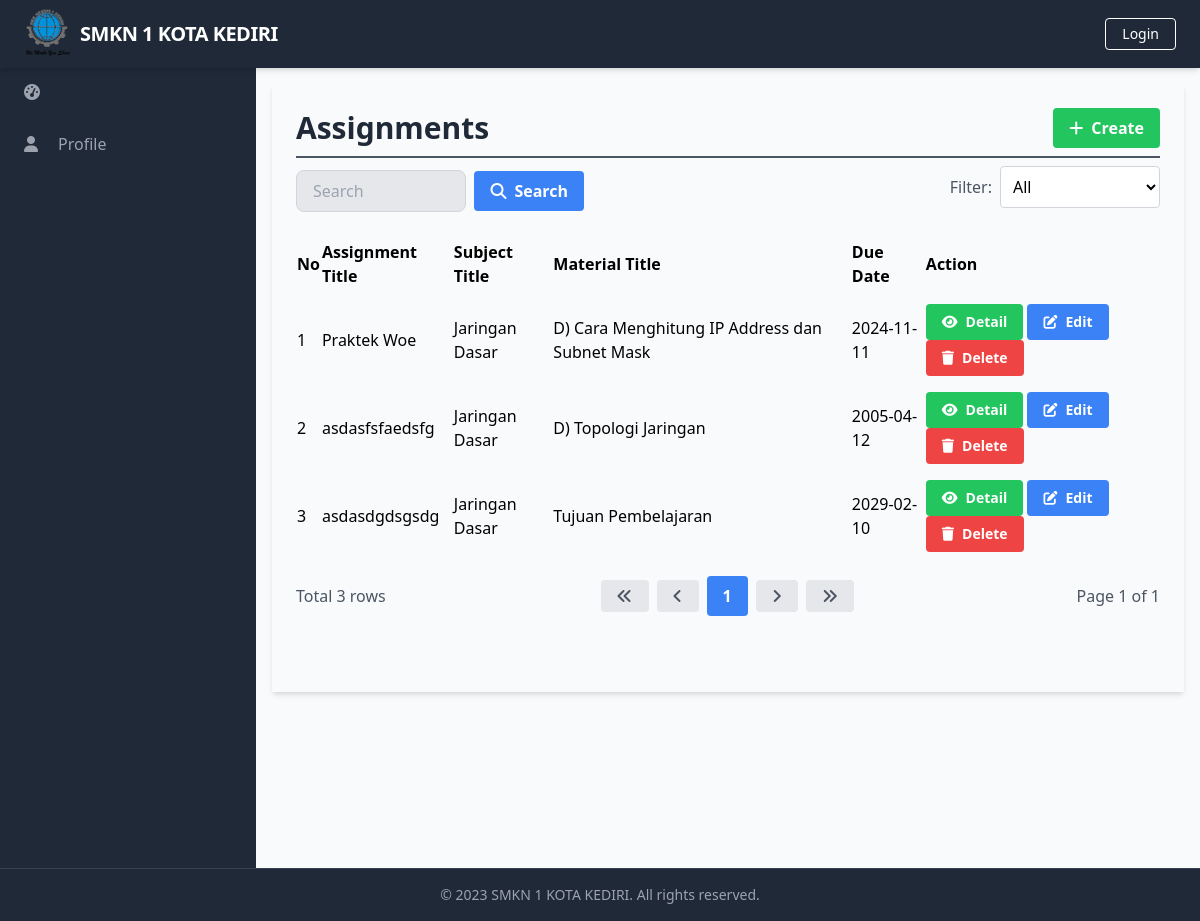
The page /manage_assignments/manage_assignments_list.php on the database as committed earlier.
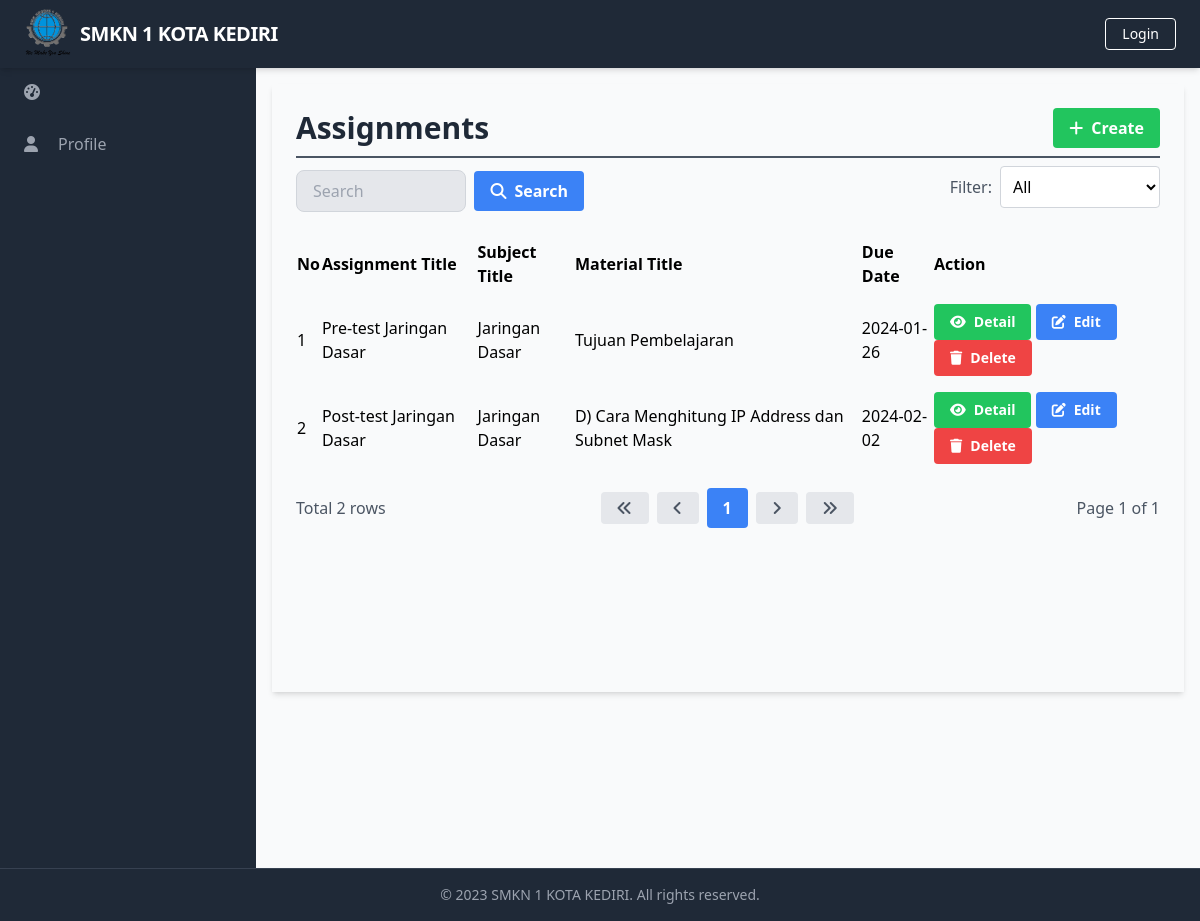
The same page on the database as committed later.
### tables this page shows
CREATE TABLE `Assignments` (
  `AssignmentID` int(11) NOT NULL,
  `SubjectID` int(11) DEFAULT NULL,
  `MaterialID` int(11) DEFAULT NULL,
  `Title` varchar(255) NOT NULL,
  `Description` text DEFAULT NULL,
  `DueDate` date DEFAULT NULL,
  `AssignedDate` timestamp NOT NULL DEFAULT current_timestamp(),
  `PriorityLevel` int(11) DEFAULT NULL,
  `Status` varchar(20) DEFAULT NULL
);

CREATE TABLE `Subjects` (
  `SubjectID` int(11) NOT NULL,
  `SubjectName` varchar(255) DEFAULT NULL,
  `DifficultyLevel` varchar(50) DEFAULT NULL,
  `TeachingMethod` varchar(100) DEFAULT NULL,
  `LearningObjective` text DEFAULT NULL,
  `DurationHours` int(11) DEFAULT NULL,
  `CurriculumFramework` varchar(100) DEFAULT NULL,
  `AssessmentMethod` varchar(100) DEFAULT NULL,
  `StudentEngagement` varchar(100) DEFAULT NULL,
  `TeacherID` int(11) DEFAULT NULL
);

CREATE TABLE `Materials` (
  `MaterialID` int(11) NOT NULL,
  `SubjectID` int(11) DEFAULT NULL,
  `TitleMaterial` varchar(255) DEFAULT NULL,
  `Type` varchar(50) DEFAULT NULL,
  `Content` longtext DEFAULT NULL,
  `Link` varchar(255) DEFAULT NULL,
  `Sequence` int(11) DEFAULT NULL
);

### database/connection.php (called while the page is built, shortened)
<?php
$baseUrl = "http://localhost/final_project_aziz_2023/";
$baseTitle = "SMKN 1 KOTA KEDIRI";
$baseLogoUrl = "http://localhost/final_project_aziz_2023/static/logo.png";

### public/manage_assignments/manage_assignments_list.php (the view, shortened to what this page needs)
<?php
require_once('../../database/connection.php');
?>
<?php include_once('../components/header.php'); ?>
<div class="h-screen flex flex-col">
  <?php include('../components/navbar.php'); ?>
  <div class="flex-grow bg-gray-50 flex flex-row shadow-md">
    <?php include('../components/sidebar.php'); ?>
    <main class="bg-gray-50 flex flex-col flex-1 overflow-y-scroll h-screen flex-shrink-0 sc-hide pb-40">
      <div class="flex items-start justify-start p-6 shadow-md m-4 flex-1 flex-col">
        <div class="flex flex-row justify-between items-center w-full border-b-2 border-gray-600 mb-2 pb-2">
          <h1 class="text-3xl text-gray-800 font-semibold w-full">Assignments</h1>
          <div class="flex flex-row justify-end items-center">
            <a href="<?php echo $baseUrl; ?>public/manage_assignments/manage_assignments_create.php" class="bg-green-500 hover-bg-green-700 text-white font-bold py-2 px-4 rounded inline-flex items-center">
              <i class="fas fa-plus mr-2"></i>
              <span>Create</span>
            </a>
          </div>
        </div>
        <div class="flex flex-col w-full">
          <div class="flex flex-row justify-between items-center w-full mb-2 pb-2">
            <form class="flex items-center justify-end space-x-2 w-1/2">
                <input type="text" name="search" class="bg-gray-200 focus-bg-white focus-outline-none border border-gray-300 rounded-lg py-2 px-4 block w-full appearance-none leading-normal" placeholder="Search" value="<?php echo isset($_GET['search']) ? $_GET['search'] : ''; ?>">
                <button type="submit" class="bg-blue-500 hover-bg-blue-700 text-white font-bold py-2 px-4 rounded space-x-2 inline-flex items-center">
                    <i class="fas fa-search"></i>
                    <span>Search</span>
                </button>
            </form>
            <div class="flex flex-row justify-end items-center w-full mb-2 space-x-2">
                <label class="text-gray-600">Filter:</label>
                <select id="priorityLevelFilter" class="bg-white border border-gray-300 p-2 rounded">
                    <option value="">All</option>
                </select>
            </div>
          </div>
          <table class="min-w-full">
            <thead>
              <tr>
                <th class="text-left py-2">No</th>
                <th class="text-left py-2">Assignment Title</th>
                <th class="text-left py-2">Subject Title</th>
                <th class="text-left py-2">Material Title</th>
                <th class="text-left py-2">Due Date</th>
                <th class="text-left py-2">Action</th>
              </tr>
            </thead>
            <tbody>
              <?php
              $searchTerm = isset($_GET['search']) ? $_GET['search'] : '';
              $page = isset($_GET['page']) ? $_GET['page'] : 1;
            $condition = "";
            $query = "SELECT Assignments.*, Materials.TitleMaterial, Subjects.SubjectName FROM Assignments
                        INNER JOIN Materials ON Assignments.MaterialID = Materials.MaterialID
                        LEFT JOIN Subjects ON Assignments.SubjectID = Subjects.SubjectID
                        WHERE 1 $condition
                        LIMIT 15 OFFSET " . ($page - 1) * 15;
              $result = $conn->query($query);
              $queryCount = "SELECT COUNT(*) AS count FROM Assignments
                INNER JOIN Materials ON Assignments.MaterialID = Materials.MaterialID
                LEFT JOIN Subjects ON Assignments.SubjectID = Subjects.SubjectID
                WHERE 1 $condition";
              $resultCount = $conn->query($queryCount);
              $rowCount = $resultCount->fetch_assoc()['count'];
              $totalPage = ceil($rowCount / 15);
              $no = 1;
              while ($row = $result->fetch_assoc()) {
              ?>
                <tr>
                  <td class="py-2"><?php echo $no++; ?></td>
                  <td class="py-2"><?php echo $row['Title']; ?></td>
                  <td class="py-2"><?php echo $row['SubjectName']; ?></td>
                  <td class="py-2"><?php echo $row['TitleMaterial']; ?></td>
                  <td class="py-2"><?php echo date('Y-m-d', strtotime($row['DueDate'])); ?></td>
                  <td class='py-2'>
                    <a href="<?php echo $baseUrl; ?>public/manage_assignments/manage_assignments_detail.php?id=<?php echo $row['AssignmentID'] ?>" class='bg-green-500 hover-bg-green-700 text-white font-bold py-2 px-4 rounded inline-flex items-center text-sm'>
                        <i class='fas fa-eye mr-2'></i>
                        <span>Detail</span>
                    </a>
                    <a href="<?php echo $baseUrl; ?>public/manage_assignments/manage_assignments_update.php?id=<?php echo $row['AssignmentID'] ?>" class='bg-blue-500 hover-bg-blue-700 text-white font-bold py-2 px-4 rounded inline-flex items-center text-sm'>
                        <i class='fas fa-edit mr-2'></i>
                        <span>Edit</span>
                    </a>
                    <a href="#" onclick="confirmDelete(<?php echo $row['AssignmentID']; ?>)" class='bg-red-500 hover-bg-red-700 text-white font-bold py-2 px-4 rounded inline-flex items-center text-sm'>
                        <i class='fas fa-trash mr-2'></i>
                        <span>Delete</span>
                    </a>
                  </td>
                </tr>
              <?php
              }
              ?>
            </tbody>
          </table>
          <div class="flex flex-row justify-between items-center w-full mt-4">
            <div class="flex flex-row justify-start items-center">
                <span class="text-gray-600">Total <?php echo $rowCount; ?> rows</span>
            </div>
            <div class="flex flex-row justify-end items-center space-x-2">
                <a href="?page=1&search=<?php echo $searchTerm; ?>" class="bg-gray-200 hover-bg-gray-300 text-gray-600 font-bold py-2 px-4 rounded inline-flex items-center">
                    <i class="fas fa-angle-double-left"></i>
                </a>
                <a href="?page=<?php if ($page == 1) {
                                echo $page;
                            } else {
                                echo $page - 1;
                            } ?>&search=<?php echo $searchTerm; ?>" class="bg-gray-200 hover-bg-gray-300 text-gray-600 font-bold py-2 px-4 rounded inline-flex items-center">
                    <i class="fas fa-angle-left"></i>
                </a>
                <?php
                $startPage = $page - 2;
                $endPage = $page + 2;
                if ($startPage < 1) {
                    $endPage += abs($startPage) + 1;
                    $startPage = 1;
                }
                if ($endPage > $totalPage) {
                    $startPage -= $endPage - $totalPage;
                    $endPage = $totalPage;
                }
                if ($startPage < 1) {
                    $startPage = 1;
                }
                for ($i = $startPage; $i <= $endPage; $i++) {
                    if ($i == $page) {
                        echo "<a href='?page=$i&search=$searchTerm' class='bg-blue-500 hover-bg-blue-700 text-white font-bold py-2 px-4 rounded inline-flex items-center'>$i</a>";
                    } else {
                        echo "<a href='?page=$i&search=$searchTerm' class='bg-gray-200 hover-bg-gray-300 text-gray-600 font-bold py-2 px-4 rounded inline-flex items-center'>$i</a>";
                    }
                }
                ?>
                <a href="?page=<?php if ($page == $totalPage) {
                                echo $page;
                            } else {
                                echo $page + 1;
                            } ?>&search=<?php echo $searchTerm; ?>" class="bg-gray-200 hover-bg-gray-300 text-gray-600 font-bold py-2 px-4 rounded inline-flex items-center">
                    <i class="fas fa-angle-right"></i>
                </a>
                <a href="?page=<?php echo $totalPage; ?>&search=<?php echo $searchTerm; ?>" class="bg-gray-200 hover-bg-gray-300 text-gray-600 font-bold py-2 px-4 rounded inline-flex items-center">
                    <i class="fas fa-angle-double-right"></i>
                </a>
            </div>
            <div class="flex flex-row justify-end items-center ml-2">
                <span class="text-gray-600">Page <?php echo $page; ?> of <?php echo $totalPage; ?></span>
            </div>
        </div>
        </div>
      </div>
    </main>
  </div>
  <?php include('../components/footer.php'); ?>
</div>
</body>
</html>

### public/components/header.php (shortened to what this page needs)
<!DOCTYPE html>
<html lang="en">
<head>
    <link rel="stylesheet" href="<?php echo $baseUrl; ?>dist/output.css">
    <link rel="stylesheet" href="https://cdn.jsdelivr.net/npm/sweetalert2@11/dist/sweetalert2.min.css">
</head>
<body class="overflow-hidden">

### public/components/navbar.php (shortened to what this page needs)
<nav class="flex items-center justify-between flex-wrap bg-gray-800 py-2 px-6 shadow-md sticky top-0">
    <div class="flex items-center flex-shrink-0 text-white mr-6 ">
        <a href="<?php echo $baseUrl; ?>public/index.php" class="flex items-center space-x-2">
            <img src="<?php echo $baseLogoUrl; ?>" alt="Logo" class="w-12" />
            <span class="font-semibold text-xl tracking-tight"><?php echo $baseTitle; ?></span>
        </a>
    </div>
    <div class="w-full block flex-grow lg:flex lg:items-center lg:w-auto">
        <div>
            <?php
            if (isset($_SESSION['UserID'])) {
                echo '<a href="javascript:void(0);" onclick="confirmLogout()" class="inline-block text-sm px-4 py-2 leading-none border rounded text-white border-white hover:border-transparent hover:text-gray-500 hover:bg-white mt-4 lg:mt-0">Logout</a>';
            } else {
                echo '<a href="login.php" class="inline-block text-sm px-4 py-2 leading-none border rounded text-white border-white hover:border-transparent hover:text-gray-500 hover:bg-white mt-4 lg:mt-0">Login</a>';
            }
            ?>
        </div>
    </div>
</nav>

### public/components/sidebar.php (shortened to what this page needs)
<aside class="bg-gray-800 text-white w-64 overflow-y-scroll h-screen flex-shrink-0 sc-hide">
    <ul class="text-gray-400">
        <li class="px-6 py-4 hover:bg-gray-700 cursor-pointer space-x-2 flex items-center">
            <i class="fas fa-tachometer-alt mr-3"></i>
        </li>
        <li class="px-6 py-4 hover-bg-gray-700 cursor-pointer space-x-2 flex items-center">
            <i class="fas fa-user mr-3"></i>
            <a href="../profiles/profile.php">Profile</a>
        </li>
    </ul>
    <hr class="mt-60 border-transparent">
</aside>

### public/components/footer.php (shortened to what this page needs)
<footer class="bg-gray-800 text-gray-400 py-4 shadow-md mt-auto sticky bottom-0 border-t border-gray-700">
    <div class="container mx-auto text-center text-sm">
        <p>&copy; 2023 <?php echo $baseTitle; ?>. All rights reserved.</p>
    </div>
</footer>

Rows that differ between the two databases and show on the page:
removed assignments: Title "Praktek Woe", SubjectID.SubjectName "Jaringan Dasar", MaterialID.TitleMaterial "D) Cara Menghitung IP Address dan Subnet Mask", DueDate "2024-11-11"
removed assignments: Title "asdasfsfaedsfg", SubjectID.SubjectName "Jaringan Dasar", MaterialID.TitleMaterial "D) Topologi Jaringan", DueDate "2005-04-12"
removed assignments: Title "asdasdgdsgsdg", SubjectID.SubjectName "Jaringan Dasar", MaterialID.TitleMaterial "Tujuan Pembelajaran", DueDate "2029-02-10"
added assignments: Title "Pre-test Jaringan Dasar", SubjectID.SubjectName "Jaringan Dasar", MaterialID.TitleMaterial "Tujuan Pembelajaran", DueDate "2024-01-26"
added assignments: Title "Post-test Jaringan Dasar", SubjectID.SubjectName "Jaringan Dasar", MaterialID.TitleMaterial "D) Cara Menghitung IP Address dan Subnet Mask", DueDate "2024-02-02"
Other text that changed with them:
$rowCount: "3" → "2"
